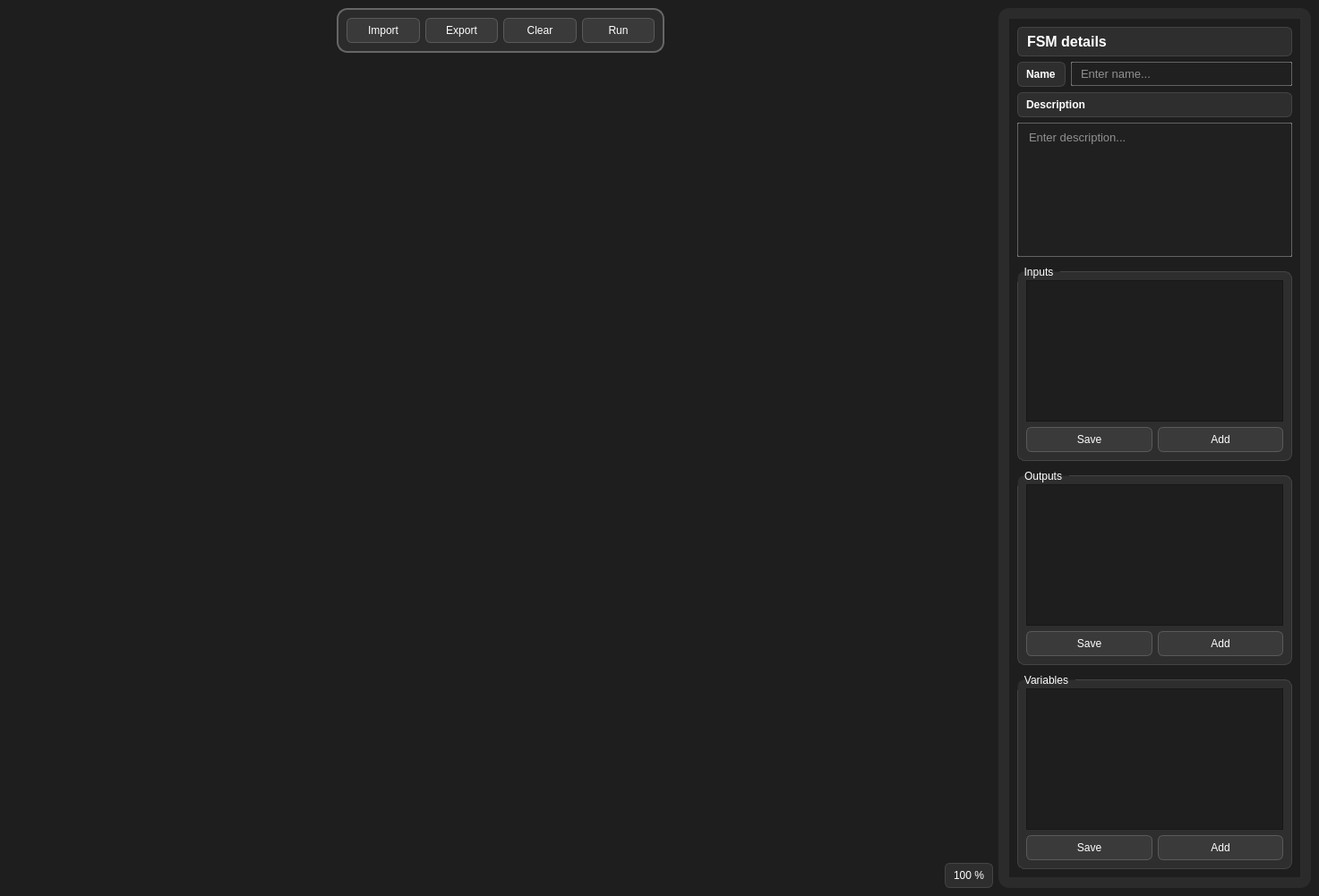
<?xml version="1.0" encoding="UTF-8"?>
<ui version="4.0">
 <class>MainWindow</class>
 <widget class="QMainWindow" name="MainWindow">
  <property name="geometry">
   <rect>
    <x>0</x>
    <y>0</y>
    <width>1473</width>
    <height>1001</height>
   </rect>
  </property>
  <property name="styleSheet">
   <string notr="true">
        QWidget {
            background-color: #1e1e1e;
            color: #ffffff;
        }
        QLineEdit, QTextEdit, QLabel, QPushButton, QCheckBox {
            background-color: #2e2e2e;
            color: #ffffff;
            border: 1px solid #444444;
            border-radius: 6px;
            padding: 6px;
        }
        QGroupBox {
            border: 1px solid #444444;
            margin-top: 10px;
            background-color: #2e2e2e;
            color: #ffffff;
            border-radius: 8px;
        }
        QGroupBox::title {
            subcontrol-origin: margin;
            subcontrol-position: top left;
            padding: 4px 6px;
        }
        QGraphicsView {
            background-color: #1e1e1e;
        }
        QPushButton {
            background-color: #3a3a3a;
            color: white;
            border: 1px solid #5a5a5a;
            border-radius: 6px;
            padding: 6px 12px;
        }
        QPushButton:hover {
            background-color: #505050;
        }
        QPushButton:pressed {
            background-color: #707070;
        }
        QFrame#detailsPanel {
            background-color: #2b2b2b;
            border-radius: 12px;
            padding: 12px;
        }
   </string>
  </property>
  <widget class="QWidget" name="centralwidget">
   <layout class="QHBoxLayout" name="horizontalLayout" stretch="3,0">
    <item>
     <layout class="QVBoxLayout" name="mainLayout">
      <item>
       <layout class="QHBoxLayout" name="topButtonLayout">
        <item>
         <spacer name="horizontalSpacer">
          <property name="orientation">
           <enum>Qt::Horizontal</enum>
          </property>
          <property name="sizeHint" stdset="0">
           <size>
            <width>40</width>
            <height>20</height>
           </size>
          </property>
         </spacer>
        </item>
        <item>
         <widget class="QFrame" name="toolbarFrame">
          <property name="sizePolicy">
           <sizepolicy hsizetype="Preferred" vsizetype="Preferred">
            <horstretch>0</horstretch>
            <verstretch>0</verstretch>
           </sizepolicy>
          </property>
          <property name="minimumSize">
           <size>
            <width>300</width>
            <height>40</height>
           </size>
          </property>
          <property name="styleSheet">
           <string notr="true">QFrame#toolbarFrame{
                border: 2px solid #666;
                border-radius: 12px;
                background-color: #2b2b2b;
            }</string>
          </property>
          <property name="frameShape">
           <enum>QFrame::StyledPanel</enum>
          </property>
          <property name="frameShadow">
           <enum>QFrame::Raised</enum>
          </property>
          <layout class="QHBoxLayout" name="horizontalLayout_9">
           <item>
            <widget class="QPushButton" name="importButton">
             <property name="sizePolicy">
              <sizepolicy hsizetype="Expanding" vsizetype="Fixed">
               <horstretch>0</horstretch>
               <verstretch>0</verstretch>
              </sizepolicy>
             </property>
             <property name="styleSheet">
              <string notr="true"/>
             </property>
             <property name="text">
              <string>Import</string>
             </property>
            </widget>
           </item>
           <item>
            <widget class="QPushButton" name="exportButton">
             <property name="sizePolicy">
              <sizepolicy hsizetype="Expanding" vsizetype="Fixed">
               <horstretch>0</horstretch>
               <verstretch>0</verstretch>
              </sizepolicy>
             </property>
             <property name="text">
              <string>Export</string>
             </property>
            </widget>
           </item>
           <item>
            <widget class="QPushButton" name="clearButton">
             <property name="sizePolicy">
              <sizepolicy hsizetype="Expanding" vsizetype="Fixed">
               <horstretch>0</horstretch>
               <verstretch>0</verstretch>
              </sizepolicy>
             </property>
             <property name="text">
              <string>Clear</string>
             </property>
            </widget>
           </item>
           <item>
            <widget class="QPushButton" name="runButton">
             <property name="sizePolicy">
              <sizepolicy hsizetype="Expanding" vsizetype="Fixed">
               <horstretch>0</horstretch>
               <verstretch>0</verstretch>
              </sizepolicy>
             </property>
             <property name="styleSheet">
              <string notr="true"/>
             </property>
             <property name="text">
              <string>Run</string>
             </property>
            </widget>
           </item>
          </layout>
         </widget>
        </item>
        <item>
         <spacer name="spacerTop">
          <property name="orientation">
           <enum>Qt::Horizontal</enum>
          </property>
          <property name="sizeHint" stdset="0">
           <size>
            <width>40</width>
            <height>20</height>
           </size>
          </property>
         </spacer>
        </item>
       </layout>
      </item>
      <item>
       <widget class="FSMView" name="fsmGraphicsView">
        <property name="frameShape">
         <enum>QFrame::NoFrame</enum>
        </property>
       </widget>
      </item>
      <item>
       <layout class="QHBoxLayout" name="bottomLayout">
        <item>
         <spacer name="bottomSpacer">
          <property name="orientation">
           <enum>Qt::Horizontal</enum>
          </property>
          <property name="sizeHint" stdset="0">
           <size>
            <width>40</width>
            <height>20</height>
           </size>
          </property>
         </spacer>
        </item>
        <item>
         <widget class="QLabel" name="zoomLabel">
          <property name="text">
           <string>100 %</string>
          </property>
         </widget>
        </item>
       </layout>
      </item>
     </layout>
    </item>
    <item>
     <widget class="QStackedWidget" name="detailsPanel">
      <property name="font">
       <font>
        <bold>true</bold>
       </font>
      </property>
      <property name="frameShape">
       <enum>QFrame::StyledPanel</enum>
      </property>
      <widget class="QWidget" name="automataPropertiesPanel">
       <layout class="QVBoxLayout" name="rightLayout">
        <item>
         <widget class="QLabel" name="labelProperties">
          <property name="font">
           <font>
            <pointsize>12</pointsize>
            <italic>false</italic>
            <bold>true</bold>
           </font>
          </property>
          <property name="text">
           <string>FSM details</string>
          </property>
         </widget>
        </item>
        <item>
         <layout class="QHBoxLayout" name="horizontalLayout_5">
          <item>
           <widget class="QLabel" name="automataName">
            <property name="enabled">
             <bool>true</bool>
            </property>
            <property name="sizePolicy">
             <sizepolicy hsizetype="Fixed" vsizetype="Preferred">
              <horstretch>0</horstretch>
              <verstretch>0</verstretch>
             </sizepolicy>
            </property>
            <property name="maximumSize">
             <size>
              <width>60</width>
              <height>16777215</height>
             </size>
            </property>
            <property name="font">
             <font>
              <bold>true</bold>
             </font>
            </property>
            <property name="frameShape">
             <enum>QFrame::NoFrame</enum>
            </property>
            <property name="frameShadow">
             <enum>QFrame::Plain</enum>
            </property>
            <property name="lineWidth">
             <number>0</number>
            </property>
            <property name="text">
             <string>Name</string>
            </property>
           </widget>
          </item>
          <item>
           <widget class="QLineEdit" name="automataNameLineEdit">
            <property name="font">
             <font>
              <pointsize>10</pointsize>
              <italic>false</italic>
             </font>
            </property>
            <property name="styleSheet">
             <string notr="true">QLineEdit {
                background-color: #202020;
                color: white;
                border: 1px solid rgba(255, 255, 255, 0.3);
                border-radius: 1px;
                padding: 4px 8px;
            }

            QLineEdit::placeholder {
                color: rgba(255, 255, 255, 0.4);
                font-style: italic;
            }</string>
            </property>
            <property name="text">
             <string/>
            </property>
            <property name="placeholderText">
             <string>Enter name...</string>
            </property>
           </widget>
          </item>
         </layout>
        </item>
        <item>
         <widget class="QLabel" name="automataDescription">
          <property name="font">
           <font>
            <bold>true</bold>
           </font>
          </property>
          <property name="text">
           <string>Description</string>
          </property>
         </widget>
        </item>
        <item>
         <widget class="QTextEdit" name="automataDescriptionTextEdit">
          <property name="sizePolicy">
           <sizepolicy hsizetype="Expanding" vsizetype="Expanding">
            <horstretch>0</horstretch>
            <verstretch>0</verstretch>
           </sizepolicy>
          </property>
          <property name="maximumSize">
           <size>
            <width>16777215</width>
            <height>150</height>
           </size>
          </property>
          <property name="font">
           <font>
            <pointsize>10</pointsize>
            <italic>false</italic>
           </font>
          </property>
          <property name="styleSheet">
           <string notr="true">QTextEdit {
                background-color: #202020;
                color: white;
                border: 1px solid rgba(255, 255, 255, 0.3);
                border-radius: 1px;
                padding: 4px 8px;
            }</string>
          </property>
          <property name="html">
           <string>&lt;!DOCTYPE HTML PUBLIC &quot;-//W3C//DTD HTML 4.0//EN&quot; &quot;http://www.w3.org/TR/REC-html40/strict.dtd&quot;&gt;
&lt;html&gt;&lt;head&gt;&lt;meta name=&quot;qrichtext&quot; content=&quot;1&quot; /&gt;&lt;meta charset=&quot;utf-8&quot; /&gt;&lt;style type=&quot;text/css&quot;&gt;
p, li { white-space: pre-wrap; }
hr { height: 1px; border-width: 0; }
li.unchecked::marker { content: &quot;\2610&quot;; }
li.checked::marker { content: &quot;\2612&quot;; }
&lt;/style&gt;&lt;/head&gt;&lt;body style=&quot; font-family:'Sans Serif'; font-size:10pt; font-weight:400; font-style:normal;&quot;&gt;
&lt;p style=&quot;-qt-paragraph-type:empty; margin-top:0px; margin-bottom:0px; margin-left:0px; margin-right:0px; -qt-block-indent:0; text-indent:0px;&quot;&gt;&lt;br /&gt;&lt;/p&gt;&lt;/body&gt;&lt;/html&gt;</string>
          </property>
          <property name="plainText">
           <string/>
          </property>
          <property name="placeholderText">
           <string>Enter description...</string>
          </property>
         </widget>
        </item>
        <item>
         <widget class="QGroupBox" name="groupInputs">
          <property name="title">
           <string>Inputs</string>
          </property>
          <layout class="QVBoxLayout" name="inputsLayout">
           <item>
            <widget class="QScrollArea" name="scrollInputs">
             <property name="widgetResizable">
              <bool>true</bool>
             </property>
             <widget class="QWidget" name="scrollInputsWidget">
              <property name="geometry">
               <rect>
                <x>0</x>
                <y>0</y>
                <width>311</width>
                <height>153</height>
               </rect>
              </property>
              <layout class="QVBoxLayout" name="scrollInputsLayout">
               <item>
                <widget class="QWidget" name="scrollInWidgets" native="true">
                 <property name="autoFillBackground">
                  <bool>false</bool>
                 </property>
                </widget>
               </item>
              </layout>
             </widget>
            </widget>
           </item>
           <item>
            <layout class="QHBoxLayout" name="horizontalLayout_4">
             <item>
              <widget class="QPushButton" name="saveInputsButton">
               <property name="text">
                <string>Save</string>
               </property>
              </widget>
             </item>
             <item>
              <widget class="QPushButton" name="addInputButton">
               <property name="text">
                <string>Add</string>
               </property>
              </widget>
             </item>
            </layout>
           </item>
          </layout>
         </widget>
        </item>
        <item>
         <widget class="QGroupBox" name="groupOutputs">
          <property name="title">
           <string>Outputs</string>
          </property>
          <layout class="QVBoxLayout" name="outputsLayout">
           <item>
            <widget class="QScrollArea" name="scrollOutputs">
             <property name="widgetResizable">
              <bool>true</bool>
             </property>
             <widget class="QWidget" name="scrollOutputsWidget">
              <property name="geometry">
               <rect>
                <x>0</x>
                <y>0</y>
                <width>311</width>
                <height>154</height>
               </rect>
              </property>
              <layout class="QVBoxLayout" name="scrollOutputsLayout">
               <item>
                <widget class="QWidget" name="scrollOutWidgets" native="true"/>
               </item>
              </layout>
             </widget>
            </widget>
           </item>
           <item>
            <layout class="QHBoxLayout" name="horizontalLayout_6">
             <item>
              <widget class="QPushButton" name="saveOutputsbutton">
               <property name="text">
                <string>Save</string>
               </property>
              </widget>
             </item>
             <item>
              <widget class="QPushButton" name="addOutputButton">
               <property name="text">
                <string>Add</string>
               </property>
              </widget>
             </item>
            </layout>
           </item>
          </layout>
         </widget>
        </item>
        <item>
         <widget class="QGroupBox" name="groupVariables">
          <property name="title">
           <string>Variables</string>
          </property>
          <layout class="QVBoxLayout" name="variablesLayout">
           <item>
            <widget class="QScrollArea" name="scrollVariables">
             <property name="widgetResizable">
              <bool>true</bool>
             </property>
             <widget class="QWidget" name="scrollVariablesWidget">
              <property name="geometry">
               <rect>
                <x>0</x>
                <y>0</y>
                <width>311</width>
                <height>153</height>
               </rect>
              </property>
              <layout class="QVBoxLayout" name="scrollVariablesLayout">
               <item>
                <widget class="QWidget" name="scrollVarWidgets" native="true"/>
               </item>
              </layout>
             </widget>
            </widget>
           </item>
           <item>
            <layout class="QHBoxLayout" name="horizontalLayout_7">
             <item>
              <widget class="QPushButton" name="saveVariablesButton">
               <property name="font">
                <font/>
               </property>
               <property name="text">
                <string>Save</string>
               </property>
              </widget>
             </item>
             <item>
              <widget class="QPushButton" name="addVariableButton">
               <property name="text">
                <string>Add</string>
               </property>
              </widget>
             </item>
            </layout>
           </item>
          </layout>
         </widget>
        </item>
       </layout>
      </widget>
      <widget class="QWidget" name="statePropertiesPanel">
       <layout class="QVBoxLayout" name="statePropertiesLayout">
        <item>
         <widget class="QLabel" name="labelProperties_2">
          <property name="font">
           <font>
            <pointsize>12</pointsize>
            <bold>true</bold>
           </font>
          </property>
          <property name="text">
           <string>State details</string>
          </property>
         </widget>
        </item>
        <item>
         <layout class="QHBoxLayout" name="horizontalLayout_2">
          <item>
           <widget class="QLabel" name="stateLabel">
            <property name="sizePolicy">
             <sizepolicy hsizetype="Minimum" vsizetype="Preferred">
              <horstretch>0</horstretch>
              <verstretch>0</verstretch>
             </sizepolicy>
            </property>
            <property name="maximumSize">
             <size>
              <width>16777215</width>
              <height>16777215</height>
             </size>
            </property>
            <property name="font">
             <font>
              <italic>false</italic>
              <bold>true</bold>
              <underline>false</underline>
             </font>
            </property>
            <property name="styleSheet">
             <string notr="true"/>
            </property>
            <property name="lineWidth">
             <number>0</number>
            </property>
            <property name="text">
             <string>Name</string>
            </property>
           </widget>
          </item>
          <item>
           <widget class="QLineEdit" name="stateNameLineEdit">
            <property name="sizePolicy">
             <sizepolicy hsizetype="Expanding" vsizetype="Fixed">
              <horstretch>0</horstretch>
              <verstretch>0</verstretch>
             </sizepolicy>
            </property>
            <property name="minimumSize">
             <size>
              <width>20</width>
              <height>0</height>
             </size>
            </property>
            <property name="maximumSize">
             <size>
              <width>16777215</width>
              <height>16777215</height>
             </size>
            </property>
            <property name="font">
             <font>
              <pointsize>10</pointsize>
              <italic>false</italic>
             </font>
            </property>
            <property name="styleSheet">
             <string notr="true">QLineEdit {
                background-color: #202020;
                color: white;
                border: 1px solid rgba(255, 255, 255, 0.3);
                border-radius: 1px;
                padding: 4px 8px;
            }</string>
            </property>
            <property name="text">
             <string/>
            </property>
            <property name="placeholderText">
             <string/>
            </property>
           </widget>
          </item>
          <item>
           <widget class="QPushButton" name="initialStatePushButton">
            <property name="sizePolicy">
             <sizepolicy hsizetype="Expanding" vsizetype="Fixed">
              <horstretch>0</horstretch>
              <verstretch>0</verstretch>
             </sizepolicy>
            </property>
            <property name="minimumSize">
             <size>
              <width>100</width>
              <height>0</height>
             </size>
            </property>
            <property name="maximumSize">
             <size>
              <width>16777215</width>
              <height>16777215</height>
             </size>
            </property>
            <property name="font">
             <font>
              <bold>false</bold>
             </font>
            </property>
            <property name="text">
             <string>Set Initial</string>
            </property>
           </widget>
          </item>
         </layout>
        </item>
        <item>
         <layout class="QHBoxLayout" name="horizontalLayout_8">
          <item>
           <widget class="QLabel" name="stateOutputLabel">
            <property name="font">
             <font>
              <bold>true</bold>
             </font>
            </property>
            <property name="text">
             <string>Output</string>
            </property>
           </widget>
          </item>
          <item>
           <widget class="QLineEdit" name="stateOutputLineEdit">
            <property name="styleSheet">
             <string notr="true">QLineEdit {
                background-color: #202020;
                color: white;
                border: 1px solid rgba(255, 255, 255, 0.3);
                border-radius: 1px;
                padding: 4px 8px;
            }</string>
            </property>
           </widget>
          </item>
         </layout>
        </item>
        <item>
         <widget class="QLabel" name="ifThenLabel">
          <property name="font">
           <font>
            <bold>true</bold>
           </font>
          </property>
          <property name="text">
           <string>Transitions</string>
          </property>
         </widget>
        </item>
        <item>
         <widget class="QScrollArea" name="scrollConditions">
          <property name="widgetResizable">
           <bool>true</bool>
          </property>
          <widget class="QWidget" name="scrollConditionsContent">
           <property name="geometry">
            <rect>
             <x>0</x>
             <y>0</y>
             <width>331</width>
             <height>738</height>
            </rect>
           </property>
           <layout class="QVBoxLayout" name="conditionsLayout"/>
          </widget>
         </widget>
        </item>
        <item>
         <widget class="QFrame" name="StateButtonFrame">
          <property name="minimumSize">
           <size>
            <width>0</width>
            <height>40</height>
           </size>
          </property>
          <property name="styleSheet">
           <string notr="true">QFrame#StateButtonFrame{
                border: 2px solid #666;
                border-radius: 12px;
                background-color: #2b2b2b;
            }</string>
          </property>
          <property name="frameShape">
           <enum>QFrame::StyledPanel</enum>
          </property>
          <property name="frameShadow">
           <enum>QFrame::Raised</enum>
          </property>
          <layout class="QHBoxLayout" name="horizontalLayout_3">
           <item>
            <widget class="QPushButton" name="saveConditionsButton">
             <property name="text">
              <string>Save</string>
             </property>
            </widget>
           </item>
           <item>
            <widget class="QPushButton" name="addConditionButton">
             <property name="text">
              <string>Add</string>
             </property>
            </widget>
           </item>
          </layout>
         </widget>
        </item>
       </layout>
      </widget>
     </widget>
    </item>
   </layout>
  </widget>
 </widget>
 <customwidgets>
  <customwidget>
   <class>FSMView</class>
   <extends>QGraphicsView</extends>
   <header>FSMView.h</header>
  </customwidget>
 </customwidgets>
 <resources/>
 <connections/>
</ui>
